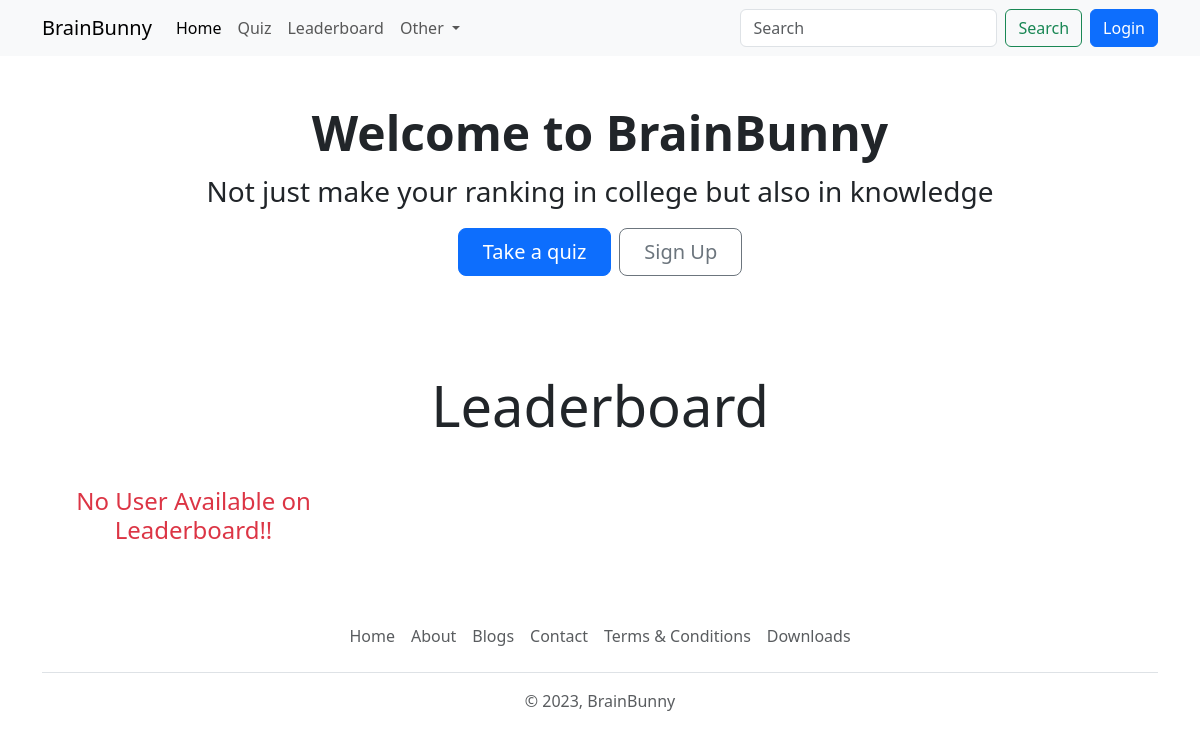
Before: / with the older database file.
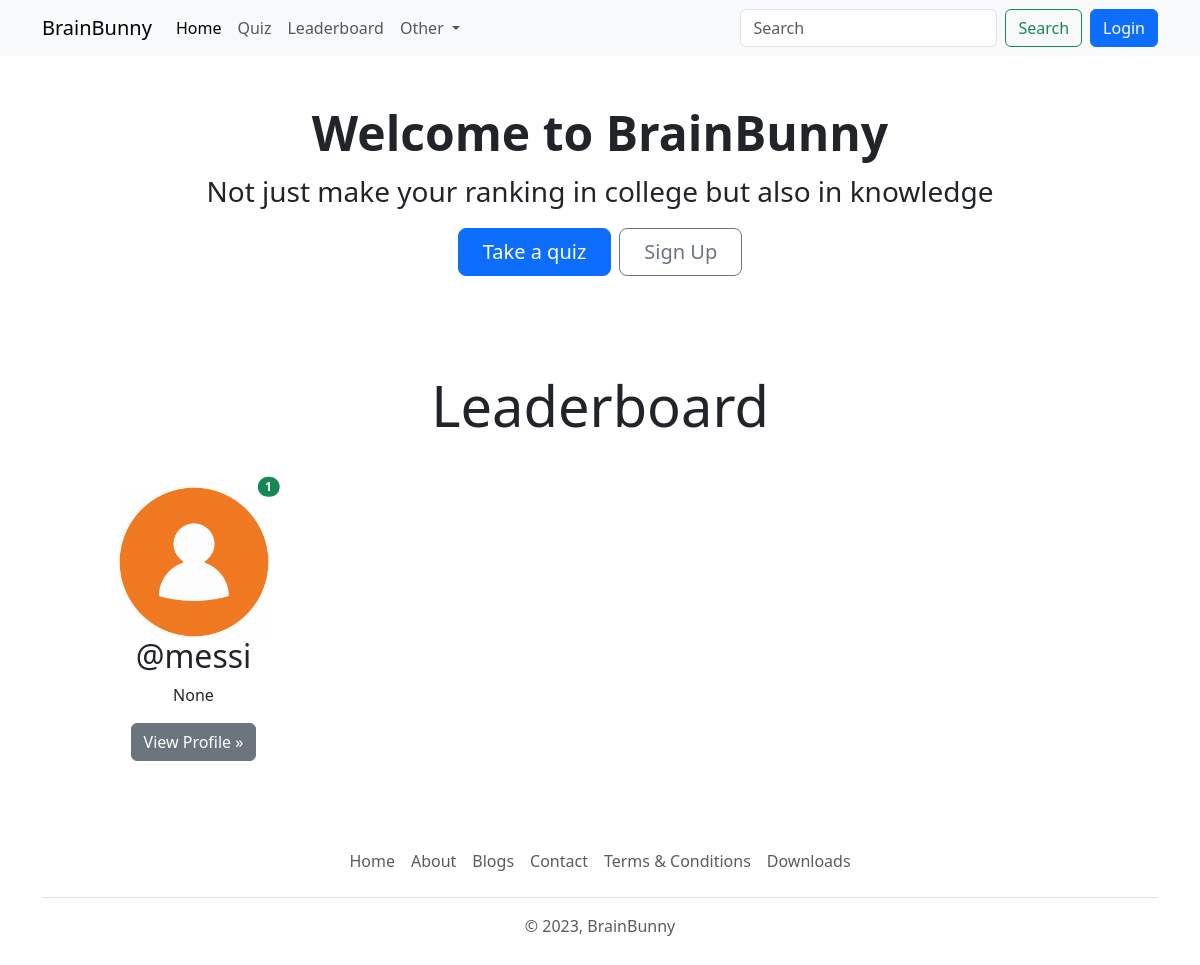
After: the same page with the newer database file.
### quiz/models.py (models this page shows, shortened)
class UserRank(models.Model):
    user = models.OneToOneField(User, on_delete=models.CASCADE)
    rank = models.IntegerField(null=True, blank=True)
    total_score = models.IntegerField(null=True, blank=True)

### account/models.py (models this page shows, shortened)
class Profile(models.Model):
    user = models.OneToOneField(User, on_delete=models.CASCADE, null=True, verbose_name='User Object') #verbose_name
    bio = models.TextField(blank=True, null=True)
    profile_img = models.ImageField(upload_to='profile_images', default='user.png', blank=True, null=True, verbose_name='Profile Pic')

### base/views.py (the view)
# urls.py: path('', views.home, name='home'),
def home(request):
    leaderboard_users = UserRank.objects.order_by('rank')[:4]
    if request.user.is_authenticated:
        user_object = User.objects.get(username=request.user)
        user_profile = Profile.objects.get(user=user_object)
        context = {"user_profile": user_profile, "leaderboard_users": leaderboard_users}
    else:
        context = {"leaderboard_users": leaderboard_users}
    return render(request, 'welcome.html', context)

### templates/welcome.html
{% extends "index.html" %}
{% load static %}
{% block content %}
<div class="container text-center my-5">
    <h1 class="display-5 fw-bold my-2">Welcome to BrainBunny</h1>
    <p class="fs-3">Not just make your ranking in college but also in knowledge</p>
    <div class="d-inline-flex gap-2 mb-5">
        <a href="{% url 'all_quiz' %}" class="d-inline-flex align-items-center btn btn-primary btn-lg px-4">
            Take a quiz
        </a>
        {% if not request.user.is_authenticated %}
        <a href="{% url 'register' %}" class="btn btn-outline-secondary btn-lg px-4" type="button">
            Sign Up
        </a>
        {% endif %}
    </div>
</div>
<div class="container text-center">
    <h1 class="display-4 text-center my-5">Leaderboard</h1>
    <div class="row row-cols-sm-1 row-cols-md-2 row-cols-lg-3 row-cols-xl-4 mx-3">
        {% if leaderboard_users|length == 0 %}
        <div class="col-lg-4 position-relative mb-4">
            <h4 class="text-center text-danger">No User Available on Leaderboard!!</h4>
        </div>
        {% else %}
        {% for rank in leaderboard_users %}
        <div class="col-lg-4 position-relative mb-4">
            <img src="{{rank.user.profile.profile_img.url}}" class="img-fluid" width="150" height="150" alt="user-profile">
            <span class="position-absolute top-0 start-90 translate-middle badge rounded-pill bg-success">{{forloop.counter}}</span>
            <h2 class="fw-normal">@{{rank.user.username}}</h2>
            <p>{{rank.user.profile.bio|truncatewords:5}}</p>
            <p><a class="btn btn-secondary" href="{% url 'profile' rank.user.username  %}">View Profile »</a></p>
        </div>
        {% endfor %}
        {% endif %}
    </div>
{% endblock content %}

### templates/index.html (shortened to what this page needs)
{% load static %}
<!DOCTYPE html>
<html lang="en">
<head>
    <link href="https://cdn.jsdelivr.net/npm/bootstrap@5.3.0-alpha3/dist/css/bootstrap.min.css" rel="stylesheet"
>
    <link rel="stylesheet"
        href="https://cdnjs.cloudflare.com/ajax/libs/bootstrap-icons/1.10.5/font/bootstrap-icons.min.css"
 />
    <link rel="stylesheet" href="{% static 'css/style.css' %}">
</head>
<body>
    {% include "components/navbar.html" %}
    {% block content %}
    {% endblock content %}
    {% include "components/footer.html" %}
</body>
</html>

### templates/components/navbar.html (shortened to what this page needs)
<nav class="navbar navbar-expand-lg bg-body-tertiary d-none d-lg-block">
    <div class="container">
        <a class="navbar-brand" href="{% url 'home' %}">BrainBunny</a>
        <div class="collapse navbar-collapse" id="navbarSupportedContent">
            <ul class="navbar-nav me-auto mb-2 mb-lg-0">
                <li class="nav-item">
                    <a class="nav-link active" aria-current="page" href="{% url 'home' %}">Home</a>
                </li>
                <li class="nav-item">
                    <a class="nav-link" href="{% url 'all_quiz' %}">Quiz</a>
                </li>
                <li class="nav-item">
                    <a class="nav-link" href="{% url 'leaderboard' %}">Leaderboard</a>
                </li>
                <li class="nav-item dropdown">
                    <a class="nav-link dropdown-toggle" href="#" role="button" data-bs-toggle="dropdown"
                        aria-expanded="false">
                        Other
                    </a>
                </li>
            </ul>
            <form class="d-flex" role="search" action="{% url 'search_users' %}">
                <input class="form-control me-2" type="search" name="q" placeholder="Search" aria-label="Search">
                <button class="btn btn-outline-success" type="submit">Search</button>
                {% if request.user.is_authenticated %}
                <a href="{% url 'profile' request.user.username %}" data-bs-toggle="tooltip" data-bs-placement="bottom" data-bs-title="@{{request.user.username}}" class="mx-2">
                    <img src="{{user_profile.profile_img.url}}" class="rounded-circle" width="40" height="40" alt="profile_img">
                </a>
                <a href="{% url 'logout' %}" class="btn btn-primary">Logout</a>
                {% else %}
                <a href="{% url 'login' %}" class="btn btn-primary ms-2">Login</a>
                {% endif %}
            </form>
        </div>
    </div>
</nav>

### templates/components/footer.html
<footer class="py-3 my-4">
    <ul class="nav justify-content-center border-bottom pb-3 mb-3">
        <li class="nav-item"><a href="{% url 'home' %}" class="nav-link px-2 text-body-secondary">Home</a></li>
        <li class="nav-item"><a href="{% url 'about' %}" class="nav-link px-2 text-body-secondary">About</a></li>
        <li class="nav-item"><a href="{% url 'blogs' %}" class="nav-link px-2 text-body-secondary">Blogs</a></li>
        <li class="nav-item"><a href="{% url 'contact' %}" class="nav-link px-2 text-body-secondary">Contact</a></li>
        <li class="nav-item"><a href="{% url 'terms_conditions' %}" class="nav-link px-2 text-body-secondary">Terms & Conditions</a></li>
        <li class="nav-item"><a href="{% url 'downloads' %}" class="nav-link px-2 text-body-secondary">Downloads</a></li>
    </ul>
    <p class="text-center text-body-secondary">© 2023, BrainBunny</p>
</footer>

Changed rows visible on the page:
added UserRank: user.profile.profile_img (placeholder picture), user.username "messi", user.profile.bio "None"
Other visible differences:
text no longer shown: "No User Available on Leaderboard!!"
